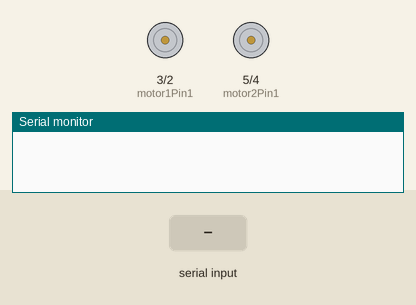
This sketch was run on a simulated Arduino Uno, built with avr-gcc and run on an emulated ATmega328P. On the bench: motor-driver pin pairs drawn as motors (green arrow = first pin HIGH = forward, orange = second pin HIGH = backward, longer = more drive, scaled by the enable pin), the last lines printed to the serial monitor. Inputs (shaded band) come from the test bench.

Above: at 1.2 s.
1.3 s: "F" received over the second serial link
At 1.88 s:
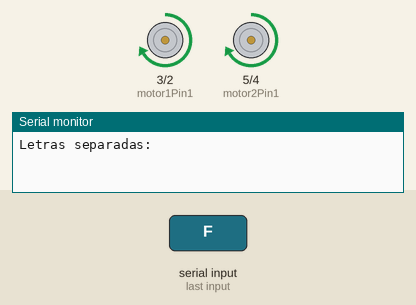
4.3 s: "D" received over the second serial link
At 4.9 s:
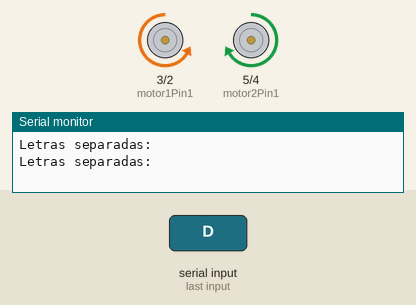
6.5 s: "E" received over the second serial link
At 7.6 s:
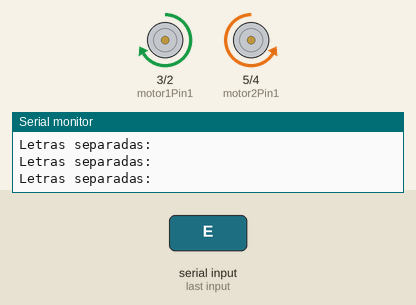
Timing chart, 0 to 9.5 s (numbered marks = the images above; inputs shaded):
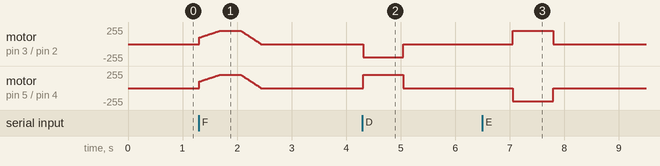

Measured:
- after the input at 1.3 s, motor on pin 3 (motor1Pin1) / pin 2 (motor1Pin2), motor on pin 5 (motor2Pin1) / pin 4 (motor2Pin2): rises from stopped to forward 200/255 in 0.37 s, then falls to stopped in 0.75 s
- after the input at 4.3 s, motor on pin 3 (motor1Pin1) / pin 2 (motor1Pin2): stopped → backward 200/255 at once, → stopped 0.74 s later; motor on pin 5 (motor2Pin1) / pin 4 (motor2Pin2): stopped → forward 200/255 at once, → stopped 0.74 s later
- after the input at 6.5 s, motor on pin 3 (motor1Pin1) / pin 2 (motor1Pin2): stopped → forward 200/255 after 0.56 s, → stopped 0.74 s later; motor on pin 5 (motor2Pin1) / pin 4 (motor2Pin2): stopped → backward 200/255 after 0.56 s, → stopped 0.74 s later

The sketch:

Brumu_Codigo_Arduino.ino
```cpp
#include <SoftwareSerial.h>
#include <Servo.h>
#include <stdio.h>
#include <stdlib.h>
#include <string.h>


// CONEXOES PARA  BLUETOOTH
int bluetoothTx = 6;
int bluetoothRx = 7;
SoftwareSerial bluetooth(bluetoothTx, bluetoothRx);

// Pinos do motor e do driver
int motor1Pin1 = 3;
int motor1Pin2 = 2;
int motor2Pin1 = 5;
int motor2Pin2 = 4;
int enableA = 9;  // PWM para o motor A
int enableB = 10; // PWM para o motor B

// Velocidade e Distancia a ser percorrida
const int velocidade = 200; // Velocidade PWM (0-255) - forca

// Parâmetros específicos do carrinho (calibrar conforme necessário)
const float tempoPara10cm = 370; // Tempo em ms para percorrer 10 cm (precisa ser calibrado)
const float tempoPara90Graus = 740;  // Tempo em ms para virar 90 graus (precisa ser calibrado)

void FrenteComRampa(int velocidadeInicial, int velocidadeFinal, int duracao) {
  for (int t = 0; t <= duracao; t += 10) {
    int velocidade = map(t, 0, duracao, velocidadeInicial, velocidadeFinal);
    analogWrite(enableA, velocidade);
    analogWrite(enableB, velocidade);
    delay(10);
  }
}

void Frente() {
  digitalWrite(motor1Pin1, HIGH);
  digitalWrite(motor1Pin2, LOW);
  digitalWrite(motor2Pin1, HIGH);
  digitalWrite(motor2Pin2, LOW);

  FrenteComRampa(100, 200, 370); // Acelera suavemente para PWM 100 em 1 segundo
  delay(tempoPara10cm);         // Mantém movimento constante
  FrenteComRampa(200, 0, 370); // Desacelera suavemente em 1 segundo
}

void Direita(){
    // Configura os motores para girar à direita (um motor para frente, outro para trás)
    digitalWrite(motor1Pin1, LOW); // Motor esquerdo para frente
    digitalWrite(motor1Pin2, HIGH);
    digitalWrite(motor2Pin1, HIGH);  // Motor direito para trás
    digitalWrite(motor2Pin2, LOW);

    // Ajusta a velocidade dos motores
    analogWrite(enableA, velocidade);
    analogWrite(enableB, velocidade);

    // Girar por 90 graus (tempo calculado)
    delay(tempoPara90Graus);

    // Para os motores após girar 90 graus
    analogWrite(enableA, 0);
    analogWrite(enableB, 0);
    delay(2000);
}

void Esquerda(){
    // Configura os motores para girar à esquerda (um motor para frente, outro para trás)
    digitalWrite(motor1Pin1, HIGH); // Motor esquerdo para frente
    digitalWrite(motor1Pin2, LOW);
    digitalWrite(motor2Pin1, LOW);  // Motor direito para trás
    digitalWrite(motor2Pin2, HIGH);

    // Ajusta a velocidade dos motores
    analogWrite(enableA, velocidade);
    analogWrite(enableB, velocidade);

    // Girar por 90 graus (tempo calculado)
    delay(tempoPara90Graus);

    // Para os motores após girar 90 graus
    analogWrite(enableA, 0);
    analogWrite(enableB, 0);
    delay(2000);
}

void setup (){
  bluetooth.begin(9600);
  Serial.begin(9600);
  pinMode( motor1Pin1, OUTPUT );
  pinMode( motor2Pin1, OUTPUT );
  pinMode( motor1Pin2, OUTPUT );
  pinMode( motor2Pin2, OUTPUT );
}


void loop() {
  // Verifica se há dados disponíveis do módulo Bluetooth
  if (bluetooth.available()) {
    String receivedText = "";  // Cria uma string para armazenar o texto recebido

    // Lê todos os caracteres disponíveis
    while (bluetooth.available()) {
      char c = bluetooth.read();  // Lê um caractere do Bluetooth
      receivedText += c;          // Adiciona o caractere à string
      delay(10);                  // Aguarda um pouco para garantir a leitura correta
    }
    // Separar o texto em letras e imprimir cada uma delas
    Serial.println("Letras separadas:");
    for (int i = 0; i < receivedText.length(); i++) {
      if(receivedText[i] != ' '){
        if(receivedText[i] == 'P'){
          digitalWrite( motor1Pin1, LOW);
          analogWrite( motor1Pin2, LOW);

          digitalWrite( motor2Pin1, LOW),
          analogWrite( motor2Pin2, LOW);
        }
        else if (receivedText[i] == 'F') {
          Frente();
        }
        else if (receivedText[i] == 'D') {
          Direita();
        }
        else if (receivedText[i] == 'E') {
          Esquerda();
        }
      }
    }
  }
}
```
